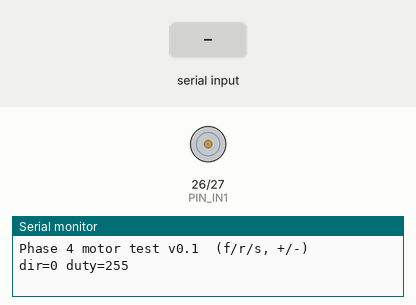
A sketch run on a simulated ESP32. On the bench: motor-driver pin pairs drawn as motors (green arrow = first pin HIGH = forward, orange = second pin HIGH = backward, longer = more drive, scaled by the enable pin), the last lines printed to the serial monitor. Inputs (shaded band) come from the test bench.

Above: at 1.2 s.
1.3 s: "f" received over Serial
At 1.6 s:
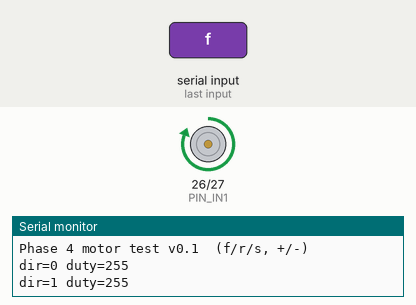
2.8 s: "r" received over Serial
At 3.9 s:
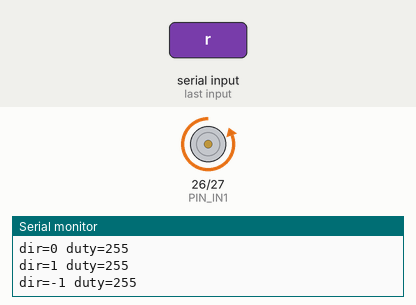
4.3 s: "-" received over Serial
At 5.0 s:
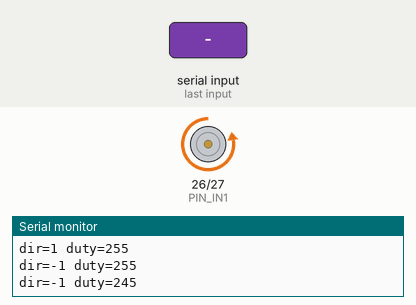
5.8 s: "f" received over Serial
At 6.2 s:
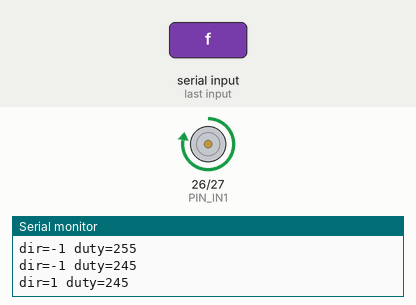
Timing chart, 0 to 10.3 s (numbered marks = the images above; inputs shaded):
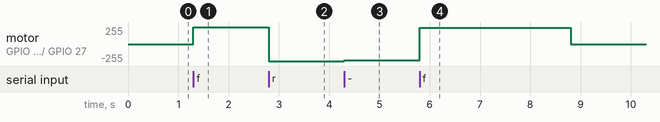

The sketch:

phase4_motor_test.ino
```cpp
// Phase 4 - L298N motor test v0.1
// Serial commands: f = forward, r = reverse, s = stop, + / - = duty +/- 10
// Safety: duty capped, motor auto-stops after RUN_MS, outputs LOW at boot.

const int PIN_ENA = 25;
const int PIN_IN1 = 26;
const int PIN_IN2 = 27;

const int PWM_FREQ = 5000;       // Hz
const int PWM_BITS = 8;          // duty 0..255
const int DUTY_MAX = 255;        // cap: about 78 %
const int DUTY_STEP = 10;
const unsigned long RUN_MS = 3000;  // auto-stop after 3 s

int duty = 255;                  // starting duty
int dir = 0;                     // 0 stop, 1 forward, -1 reverse
unsigned long runStart = 0;

void pwmWrite(int value) {
#if defined(ESP_ARDUINO_VERSION_MAJOR) && ESP_ARDUINO_VERSION_MAJOR >= 3
  ledcWrite(PIN_ENA, value);
#else
  ledcWrite(0, value);
#endif
}

void applyOutputs() {
  if (dir == 0) {
    pwmWrite(0);
    digitalWrite(PIN_IN1, LOW);
    digitalWrite(PIN_IN2, LOW);
  } else {
    digitalWrite(PIN_IN1, dir > 0 ? HIGH : LOW);
    digitalWrite(PIN_IN2, dir > 0 ? LOW : HIGH);
    pwmWrite(duty);
    runStart = millis();
  }
  Serial.printf("dir=%d duty=%d\n", dir, duty);
}

void setup() {
  pinMode(PIN_IN1, OUTPUT);
  pinMode(PIN_IN2, OUTPUT);
  digitalWrite(PIN_IN1, LOW);
  digitalWrite(PIN_IN2, LOW);
#if defined(ESP_ARDUINO_VERSION_MAJOR) && ESP_ARDUINO_VERSION_MAJOR >= 3
  ledcAttach(PIN_ENA, PWM_FREQ, PWM_BITS);
#else
  ledcSetup(0, PWM_FREQ, PWM_BITS);
  ledcAttachPin(PIN_ENA, 0);
#endif
  pwmWrite(0);
  Serial.begin(115200);
  Serial.println("Phase 4 motor test v0.1  (f/r/s, +/-)");
  applyOutputs();
}

void loop() {
  if (Serial.available()) {
    char c = Serial.read();
    if (c == 'f') { dir = 1; applyOutputs(); }
    else if (c == 'r') { dir = -1; applyOutputs(); }
    else if (c == 's') { dir = 0; applyOutputs(); }
    else if (c == '+') { duty = min(duty + DUTY_STEP, DUTY_MAX); applyOutputs(); }
    else if (c == '-') { duty = max(duty - DUTY_STEP, 0); applyOutputs(); }
  }
  if (dir != 0 && millis() - runStart > RUN_MS) {
    dir = 0;
    Serial.println("auto-stop");
    applyOutputs();
  }
}
```

Measured:
- after the input at 1.3 s, motor on GPIO 26 (PIN_IN1) / GPIO 27 (PIN_IN2): stopped → forward 255/255 at once
- after the input at 2.8 s, motor on GPIO 26 (PIN_IN1) / GPIO 27 (PIN_IN2): forward 255/255 → backward 255/255 at once
- after the input at 4.3 s, motor on GPIO 26 (PIN_IN1) / GPIO 27 (PIN_IN2): backward 255/255 → backward 244/255 at once
- after the input at 5.8 s, motor on GPIO 26 (PIN_IN1) / GPIO 27 (PIN_IN2): backward 244/255 → forward 244/255 at once, → stopped 3.0 s later
